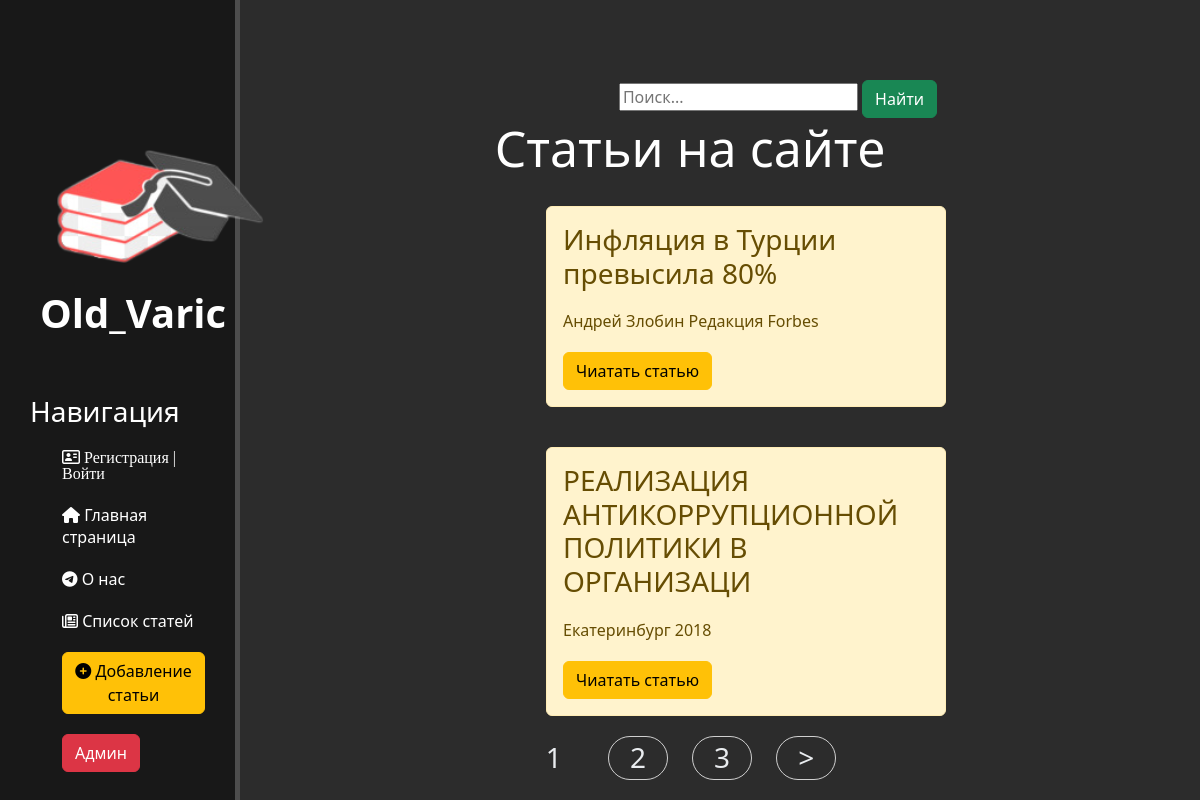
Page /news/ on the committed database.
### news/models.py (models this page shows, shortened)
class Articles(models.Model):
    title = models.CharField('Название', max_length=50)
    anons = models.CharField('Анонс', max_length=250)
    full_text = models.TextField('Статья')
    date = models.DateTimeField('Дата публикации')
    class Meta:
        verbose_name = 'Новость'
        verbose_name_plural = 'Новости'

### news/views.py (the view)
# urls.py: path('', views.NewsView.as_view(), name='news_home'), #Это отображение новостей или статей старницы
class NewsView(ListView):
    model = Articles
    queryset = Articles.objects.order_by('-date')
    paginate_by = 2
    template_name = 'news/news_home.html'
    context_object_name = "news"

### news/templates/news/news_home.html (shortened to what this page needs)
{% extends 'main/base.html' %}
{% block content %}
    <div class="features">
        <form action="{% url 'search' %}" method="get">
                <input name="q" type="search" type="text" placeholder="Поиск...">
                <button type="submit" class="btn btn-success">Найти</button>
        </form>
        <h1>Статьи на сайте</h1>
        {% if news %}
            {% for el in news %}
                <div class="alert alert-warning">
                    <h3>{{ el.title }}</h3>
                    <p>{{ el.anons }}</p>
                    <a href="{% url 'news-detail' el.id %}" class="btn btn-warning">Чиатать статью</a>
                </div>
            {% endfor %}
        {% else %}
            <p>У нас нет статей!</p>
        {% endif %}
        {% if page_obj.has_other_pages %}
        <nav class="list-pages">
            <ul>
                {% for p in paginator.page_range %}
                {% if page_obj.number == p %}
                <li class="page-num page-num-selected">{{ p }}</li>
                {% elif p >= page_obj.number|add:-2 and p <= page_obj.number|add:2  %}
                <li class="page-num">
                    <a href="?page={{ p }}">{{ p }}</a>
                </li>
                {% endif %}
                {% endfor %}
                {% if page_obj.has_next %}
                <li class="page-num">
                    <a href="?page={{ page_obj.next_page_number }}">&gt;</a>
                </li>
                {% endif %}
            </ul>
        </nav>
        {% endif %}
    </div>
{% endblock %}

### main/templates/main/base.html (shortened to what this page needs)
{% load static %}
<!doctype html>
<html lang="ru">
<head>
    <link rel="stylesheet" href="https://cdn.jsdelivr.net/npm/bootstrap@5.2.3/dist/css/bootstrap.min.css">
    <link rel="stylesheet" href="{% static 'main/css/style.css' %}">
    <link rel="stylesheet" href="https://use.fontawesome.com/releases/v6.3.0/css/all.css">
</head>
<body>
    <aside>
        <img src="{% static 'main/img/logo.png' %}" alt="Лого">
        <span class="logo">Old_Varic</span>
        <h3>Навигация</h3>
        <ul>
            <li><i class="fa-regular fa-address-card"><a href="{% url 'signup' %}"> Регистрация </a> | <a href="{% url 'login' %}"> Войти </a></i></li>
            <a href="{% url 'home' %}"><li><i class="fa-solid fa-house"></i> Главная страница</li></a>
            <a href="{% url 'about' %}"><li><i class="fa-brands fa-telegram"></i> О нас</li></a>
            <a href="{% url 'news_home' %}"><li><i class="fa-regular fa-newspaper"></i> Список статей</li></a>
            <a href="{% url 'create' %}"><li><button class="btn btn-warning"><i class="fas fa-plus-circle"></i> Добавление статьи</button></li></a>
            <a href="/admin"><li><button class="btn btn-danger"> Админ </button></li></a>
        </ul>
    </aside>
    <main>
        {% block content %}
        {% endblock %}
    </main>
</body>
</html>

### main/static/main/css/style.css (style rules this page uses)
body { background: #2c2c2c; }
aside { float: left; background: #181818; width: 20%; padding: 2.5%; height: 100vh; color: #fff; border-right: 5px solid #4d4d4d; }
aside img { width: 80 px; float: left; }
aside .logo { font-size: 40px; margin-left: 10px; font-weight: bold; position: relative; top: -5px; }
aside h3 { margin-top: 50px; font-size: 28; }
aside ul { list-style:none }
aside ul li { color: #fff; display: block; margin-top: 20px; transition: transform .6s ease; }
aside ul a { color: #fff; }
main .features { float: left; color: #fff; margin-top: 30px; text-align: center; width: 75%; }
main .features h1 { font-size: 50px; }
main .features p { text-align: left; max-width: 1000px; margin: 20px auto }
.alert-warning { float: left; clear: both; width: 400px; margin: 20px 34%; text-align: left; }
form { margin-left: 32%; width: 500px; margin-top: 50px; }
.list-pages { text-align: center; margin: 0 0 20px 0; }
.list-pages ul { margin: 20px 0 0 0; padding: 0; list-style: none; }
.list-pages ul li { display: inline-block; margin: 0 20px 0 0; }
.list-pages a { color: #e9ecef; font-size: 28px; text-decoration: none; }
.list-pages .page-num, .page-num-selected { display: inline-block; width: 60px; height: 44px; padding: 1px 0 0 0; border: 1px solid #d0d0d0; border-radius: 30px; }
.list-pages .page-num-selected { border: none; color: #e9ecef; font-size: 28px; }
* { box-sizing: border-box }
body { line-height: var(--bs-body-line-low); }
a { color: dodgerblue; }

### main/templates/main/base.html (style rules this page uses)
a { text-decoration: none; }

### rows in the picture
Articles: title "Инфляция в Турции превысила 80%", anons "Андрей Злобин Редакция Forbes"
Articles: title "РЕАЛИЗАЦИЯ АНТИКОРРУПЦИОННОЙ ПОЛИТИКИ В ОРГАНИЗАЦИ", anons "Екатеринбург 2018"

### other values in the picture
{{ p }} "1"
{{ p }} "2" "3"
